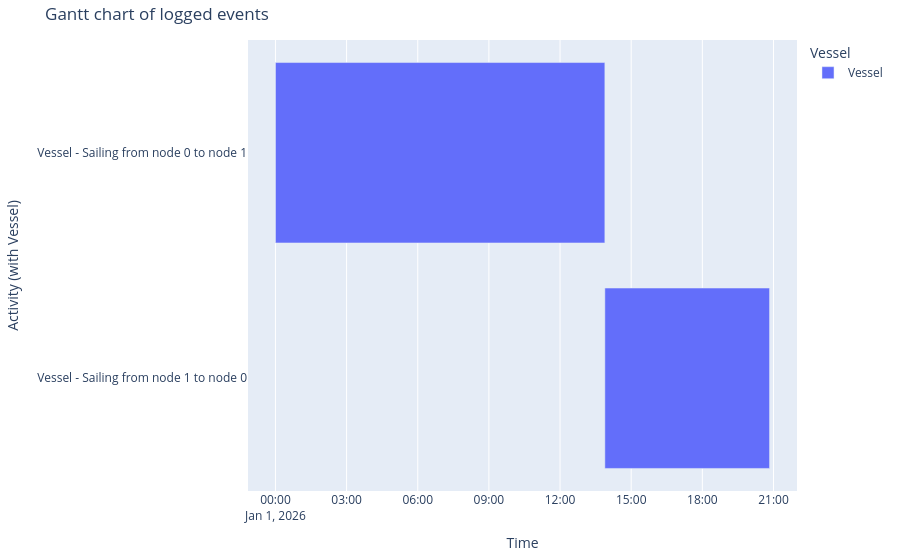

Notebook cell for this chart:
### Code cell
generate_vessel_gantt_chart(df_eventtable)

### Figure 1 — Plotly figure (JSON) as saved in the notebook; plotly's stock layout.template omitted (floating-point values rounded to 4 significant figures)
{"data": [{"base": ["2026-01-01T00:00:00.000000", "2026-01-01T13:53:20.000000"], "hovertemplate": "object name=Vessel<br>start time=%{base}<br>stop time=%{x}<br>activity label=%{y}<extra></extra>", "legendgroup": "Vessel", "marker": {"color": "#636efa", "pattern": {"shape": ""}}, "name": "Vessel", "orientation": "h", "showlegend": true, "textposition": "auto", "type": "bar", "x": [50000000, 25000000], "xaxis": "x", "y": ["Vessel - Sailing from node 0 to node 1", "Vessel - Sailing from node 1 to node 0"], "yaxis": "y"}], "layout": {"barmode": "overlay", "legend": {"title": {"text": "Vessel"}, "tracegroupgap": 0}, "margin": {"b": 20, "l": 20, "r": 20, "t": 40}, "title": {"text": "Gantt chart of logged events"}, "xaxis": {"anchor": "y", "domain": [0, 1], "title": {"text": "Time"}, "type": "date"}, "yaxis": {"anchor": "x", "autorange": "reversed", "domain": [0, 1], "title": {"text": "Activity (with Vessel)"}}}}
